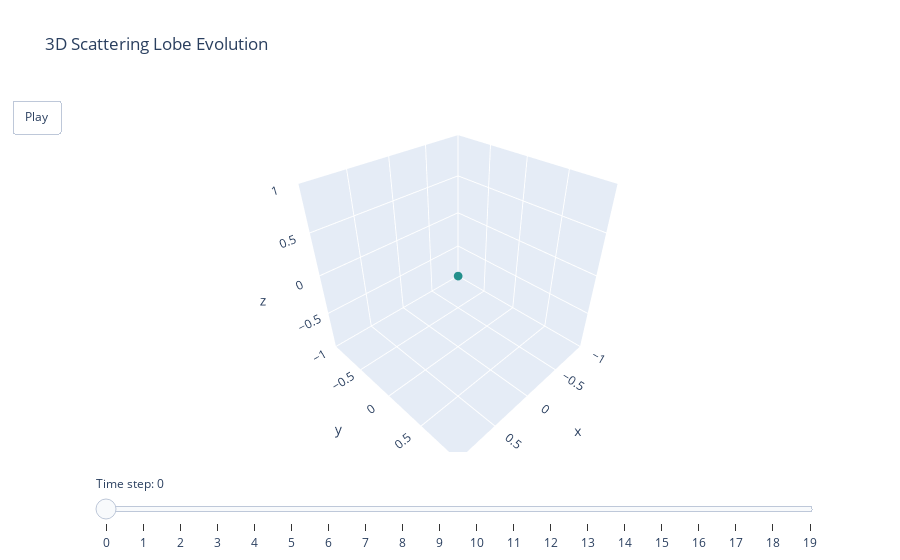

The notebook cell saved with this chart:
### Code cell
import numpy as np
import plotly.graph_objects as go

# === INPUT ===
patch_ids = wall_patch_ids  # or np.where(self._patch_to_wall_ids == 3)[0]
E = radiosity_fast.E_matrix_total  # shape: (n_patches, n_dirs, n_bins, n_time)
receiver_dirs = receivers  # with azimuth, colatitude

# === Spherical to Cartesian directions ===
az = receiver_dirs.azimuth
col = receiver_dirs.colatitude
x_dirs = np.sin(col) * np.cos(az)
y_dirs = np.sin(col) * np.sin(az)
z_dirs = np.cos(col)

# === Lobe function ===
def get_lobe(t):
    lobe = E[patch_ids, :, :, t]
    lobe = lobe.mean(axis=(0, 2))  # mean over patches and bins
    lobe /= np.max(lobe) + 1e-9
    return lobe

# === Create up to 100 frames ===
max_frames = 1000
n_time = E.shape[-1]
step = max(n_time // max_frames, 1)

frames = []
sliders_dict = {
    "active": 0,
    "steps": [],
    "currentvalue": {"prefix": "Time step: "},
}

for i, t in enumerate(range(0, n_time, step)):
    lobe = get_lobe(t)
    x = x_dirs * lobe
    y = y_dirs * lobe
    z = z_dirs * lobe
    frame = go.Frame(
        data=[go.Scatter3d(
            x=x, y=y, z=z,
            mode='markers',
            marker=dict(size=3, color=lobe, colorscale='Viridis'))],
        name=str(i)
    )
    frames.append(frame)
    sliders_dict["steps"].append({
        "args": [[str(i)], {"frame": {"duration": 0, "redraw": True},
                            "mode": "immediate"}],
        "label": str(i),
        "method": "animate",
    })

# === Initial frame ===
lobe0 = get_lobe(0)
x0 = x_dirs * lobe0
y0 = y_dirs * lobe0
z0 = z_dirs * lobe0

# === Figure with slider ===
fig = go.Figure(
    data=[go.Scatter3d(
        x=x0, y=y0, z=z0, mode='markers',
        marker=dict(size=3, color=lobe0, colorscale='Viridis')
    )],
    layout=go.Layout(
        title="3D Scattering Lobe Evolution",
        scene=dict(aspectmode='cube'),
        updatemenus=[{
            "type": "buttons",
            "buttons": [{
                "label": "Play",
                "method": "animate",
                "args": [None, {"frame": {"duration": 50, "redraw": True},
                                "fromcurrent": True, "mode": "immediate"}],
            }],
            "showactive": False
        }],
        sliders=[sliders_dict]
    ),
    frames=frames
)

fig.show()

### Figure 1 — Plotly figure (JSON) as saved in the notebook; plotly's stock layout.template omitted (floating-point values rounded to 4 significant figures)
{"data": [{"marker": {"color": [0.0, 0.0, 0.0, 0.0, 0.0, 0.0, 0.0, 0.0, 0.0, 0.0, 0.0, 0.0, 0.0, 0.0, 0.0, 0.0, 0.0, 0.0, 0.0, 0.0, 0.0, 0.0, 0.0, 0.0, 0.0, 0.0, 0.0, 0.0, 0.0, 0.0, 0.0, 0.0, 0.0, 0.0, 0.0, 0.0], "colorscale": [[0, "#440154"], [0.1111, "#482878"], [0.2222, "#3e4989"], [0.3333, "#31688e"], [0.4444, "#26828e"], [0.5556, "#1f9e89"], [0.6667, "#35b779"], [0.7778, "#6ece58"], [0.8889, "#b5de2b"], [1, "#fde725"]], "size": 3}, "mode": "markers", "type": "scatter3d", "x": [0.0, 0.0, 0.0, 0.0, 0.0, 0.0, 0.0, 0.0, 0.0, 0.0, 0.0, 0.0, -0.0, -0.0, -0.0, -0.0, -0.0, -0.0, -0.0, -0.0, -0.0, -0.0, -0.0, -0.0, -0.0, -0.0, -0.0, -0.0, -0.0, -0.0, 0.0, 0.0, 0.0, 0.0, 0.0, 0.0], "y": [0.0, 0.0, 0.0, 0.0, 0.0, 0.0, 0.0, 0.0, 0.0, 0.0, 0.0, 0.0, 0.0, 0.0, 0.0, 0.0, 0.0, 0.0, 0.0, 0.0, 0.0, -0.0, -0.0, -0.0, -0.0, -0.0, -0.0, -0.0, -0.0, -0.0, -0.0, -0.0, -0.0, -0.0, -0.0, -0.0], "z": [0.0, 0.0, 0.0, 0.0, 0.0, 0.0, 0.0, 0.0, 0.0, 0.0, 0.0, 0.0, 0.0, 0.0, 0.0, 0.0, 0.0, 0.0, 0.0, 0.0, 0.0, 0.0, 0.0, 0.0, 0.0, 0.0, 0.0, 0.0, 0.0, 0.0, 0.0, 0.0, 0.0, 0.0, 0.0, 0.0]}], "layout": {"scene": {"aspectmode": "cube"}, "sliders": [{"active": 0, "currentvalue": {"prefix": "Time step: "}, "steps": [{"args": [["0"], {"frame": {"duration": 0, "redraw": true}, "mode": "immediate"}], "label": "0", "method": "animate"}, {"args": [["1"], {"frame": {"duration": 0, "redraw": true}, "mode": "immediate"}], "label": "1", "method": "animate"}, {"args": [["2"], {"frame": {"duration": 0, "redraw": true}, "mode": "immediate"}], "label": "2", "method": "animate"}, {"args": [["3"], {"frame": {"duration": 0, "redraw": true}, "mode": "immediate"}], "label": "3", "method": "animate"}, {"args": [["4"], {"frame": {"duration": 0, "redraw": true}, "mode": "immediate"}], "label": "4", "method": "animate"}, {"args": [["5"], {"frame": {"duration": 0, "redraw": true}, "mode": "immediate"}], "label": "5", "method": "animate"}, {"args": [["6"], {"frame": {"duration": 0, "redraw": true}, "mode": "immediate"}], "label": "6", "method": "animate"}, {"args": [["7"], {"frame": {"duration": 0, "redraw": true}, "mode": "immediate"}], "label": "7", "method": "animate"}, {"args": [["8"], {"frame": {"duration": 0, "redraw": true}, "mode": "immediate"}], "label": "8", "method": "animate"}, {"args": [["9"], {"frame": {"duration": 0, "redraw": true}, "mode": "immediate"}], "label": "9", "method": "animate"}, {"args": [["10"], {"frame": {"duration": 0, "redraw": true}, "mode": "immediate"}], "label": "10", "method": "animate"}, {"args": [["11"], {"frame": {"duration": 0, "redraw": true}, "mode": "immediate"}], "label": "11", "method": "animate"}, {"args": [["12"], {"frame": {"duration": 0, "redraw": true}, "mode": "immediate"}], "label": "12", "method": "animate"}, {"args": [["13"], {"frame": {"duration": 0, "redraw": true}, "mode": "immediate"}], "label": "13", "method": "animate"}, {"args": [["14"], {"frame": {"duration": 0, "redraw": true}, "mode": "immediate"}], "label": "14", "method": "animate"}, {"args": [["15"], {"frame": {"duration": 0, "redraw": true}, "mode": "immediate"}], "label": "15", "method": "animate"}, {"args": [["16"], {"frame": {"duration": 0, "redraw": true}, "mode": "immediate"}], "label": "16", "method": "animate"}, {"args": [["17"], {"frame": {"duration": 0, "redraw": true}, "mode": "immediate"}], "label": "17", "method": "animate"}, {"args": [["18"], {"frame": {"duration": 0, "redraw": true}, "mode": "immediate"}], "label": "18", "method": "animate"}, {"args": [["19"], {"frame": {"duration": 0, "redraw": true}, "mode": "immediate"}], "label": "19", "method": "animate"}]}], "title": {"text": "3D Scattering Lobe Evolution"}, "updatemenus": [{"buttons": [{"args": [null, {"frame": {"duration": 50, "redraw": true}, "fromcurrent": true, "mode": "immediate"}], "label": "Play", "method": "animate"}], "showactive": false, "type": "buttons"}]}}
